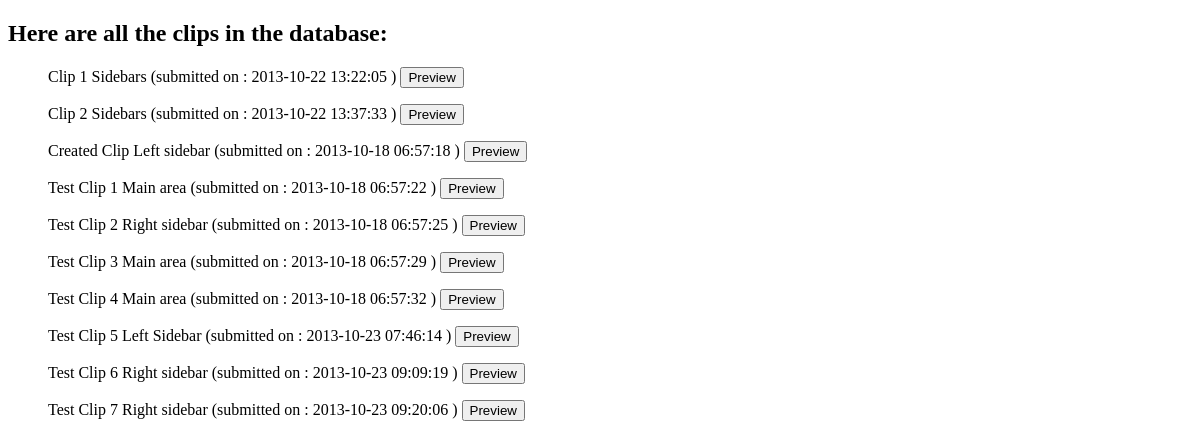
Page /visit/clips/index.php on the earlier database version.
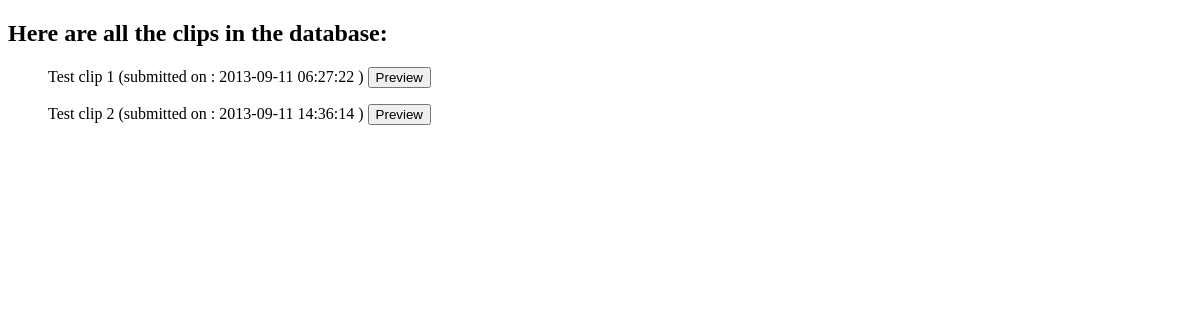
Same page on the later database version.
### tables this page shows
CREATE TABLE IF NOT EXISTS `clip` (
  `id` int(11) NOT NULL AUTO_INCREMENT,
  `clipname` text NOT NULL,
  `clipcode` text NOT NULL,
  `clipdate` timestamp NOT NULL DEFAULT CURRENT_TIMESTAMP,
  PRIMARY KEY (`id`)
);

### visit/clips/index.php (called while the page is built, shortened)
<?php
include '../../includes/db.inc.php';
try
{
    $result = $pdo->query('SELECT * FROM clip');
}
catch (PDOException $error)
{
    $error = $error->getMessage();
    include '../../includes/error.html.php';
    exit();
}
while ($row = $result->fetch())
{
    $clips[] = array(
        'id'    => $row['id'],
        'clipname'  => $row['clipname'],
        'clipdate' => $row['clipdate']
      );
}
include 'cliplist.html.php';
exit();
?>

### visit/clips/cliplist.html.php (the view, shortened to what this page needs)
<?php include '../../includes/helpers.inc.php'; ?>
<!DOCTYPE html>
<html>
    <head>
    </head>
    <body>
        <h2>Here are all the clips in the database:</h2>
        <?php foreach ($clips as $clip): ?>
          <blockquote >
             <form action="" method="get">
                <?php echo htmlout($clip['clipname'], ENT_QUOTES, 'UTF-8'); ?>
                 (submitted on : <?php echo htmlout($clip['clipdate'], ENT_QUOTES, 'UTF-8'); ?> )
                <input type="submit" name="action" value="Preview">
             </form>
         </blockquote>
        <?php endforeach; ?>
    </body>
</html>

### includes/helpers.inc.php
<?php
function html($text) {
    return htmlspecialchars($text, ENT_QUOTES, 'UTF-8');
}
function htmlout($text) {
    echo html($text);
}
?>

Differences in the rows shown:
removed clip: clipname "Created Clip Left sidebar 2013-10-18 06:57:18"
removed clip: clipname "Test Clip 1 Main area 2013-10-18 06:57:22"
removed clip: clipname "Test Clip 2 Right sidebar 2013-10-18 06:57:25"
removed clip: clipname "Test Clip 3 Main area 2013-10-18 06:57:29"
removed clip: clipname "Test Clip 4 Main area 2013-10-18 06:57:32"
removed clip: clipname "Test Clip 5 Left Sidebar 2013-10-23 07:46:14"
removed clip: clipname "Test Clip 6 Right sidebar 2013-10-23 09:09:19"
removed clip: clipname "Test Clip 7 Right sidebar 2013-10-23 09:20:06"
changed clip: clipname "Clip 1 Sidebars 2013-10-22 13:22:05" → "Test clip 1 2013-09-11 06:27:22"
changed clip: clipname "Clip 2 Sidebars 2013-10-22 13:37:33" → "Test clip 2 2013-09-11 14:36:14"
